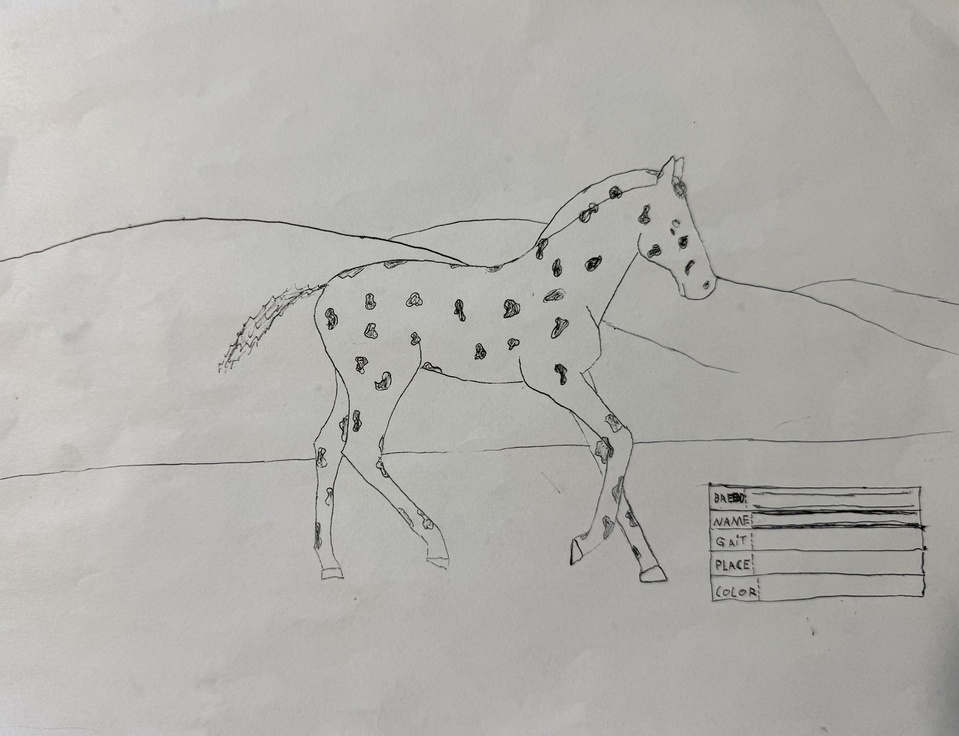
#> input picture ec64d958-a8f4-4213-bb5d-a17e94606b99.jpeg, 959 x 736 px, shrunk from 4908 x 3765 before the run
$ python edit_horse.py
#> lines starting #> are read from the running program, lines starting #| are printed output that depends on the picture; after the words box and inside, x2 and y2 are one past the last pixel; in counts of white or black regions, pixels touching at a corner belong together
from PIL import Image, ImageEnhance, ImageFilter
import sys

# Get filename from command line or use default
if len(sys.argv) > 1:
    img_path = sys.argv[1]
else:
    img_path = "ec64d958-a8f4-4213-bb5d-a17e94606b99.jpeg"

try:
    img = Image.open(img_path).convert("L")  # Open as Grayscale
except FileNotFoundError:
    print(f"Error: File '{img_path}' not found.")
    print("Make sure the file is in the same folder as this script.")
    sys.exit(1)

# --- 1. ENHANCE LINES (Darken + Sharpen) ---
# Increase contrast first
enhancer = ImageEnhance.Contrast(img)
enhanced = enhancer.enhance(3.0)  # Boost contrast by 3x
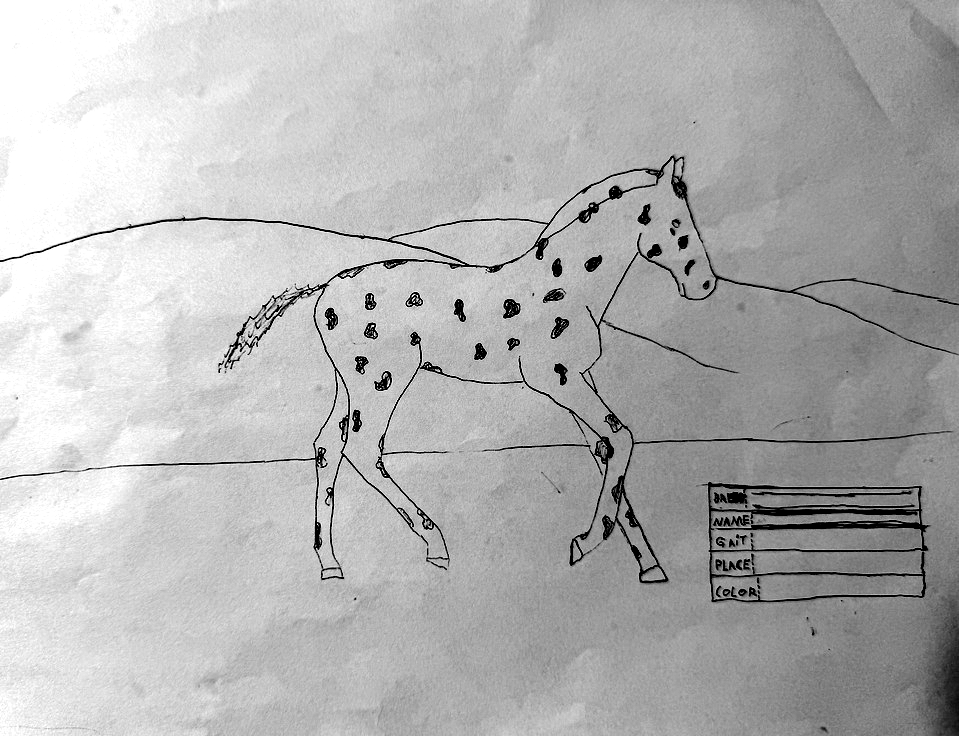
#> enhanced: PIL image 959x736 L; min 0, max 255, mean 178.4

# Sharpen the image
sharpened = enhanced.filter(ImageFilter.SHARPEN)

# Darken the lines further by adjusting brightness
enhancer2 = ImageEnhance.Brightness(sharpened)
final = enhancer2.enhance(0.8)  # Make it slightly darker
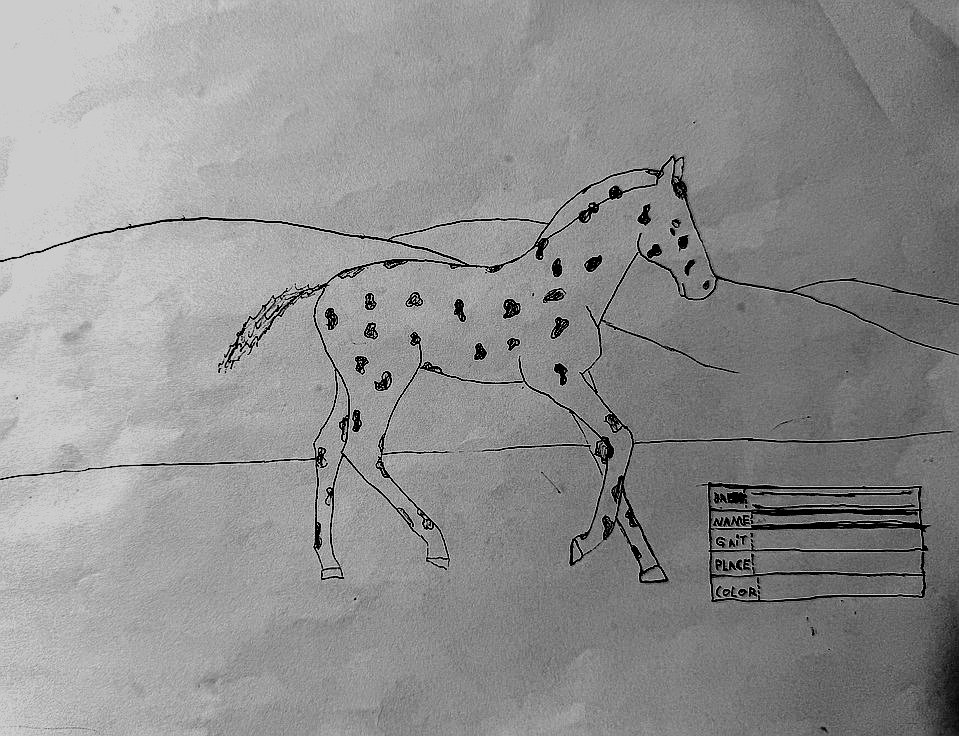
#> final: PIL image 959x736 L; min 0, max 204, mean 143

# --- 2. CROP EXTRA EDGES ---
# Find the bounding box of non-white pixels
# Convert to binary: 0 for white, 1 for dark
binary = final.point(lambda x: 255 if x > 20 else 0)
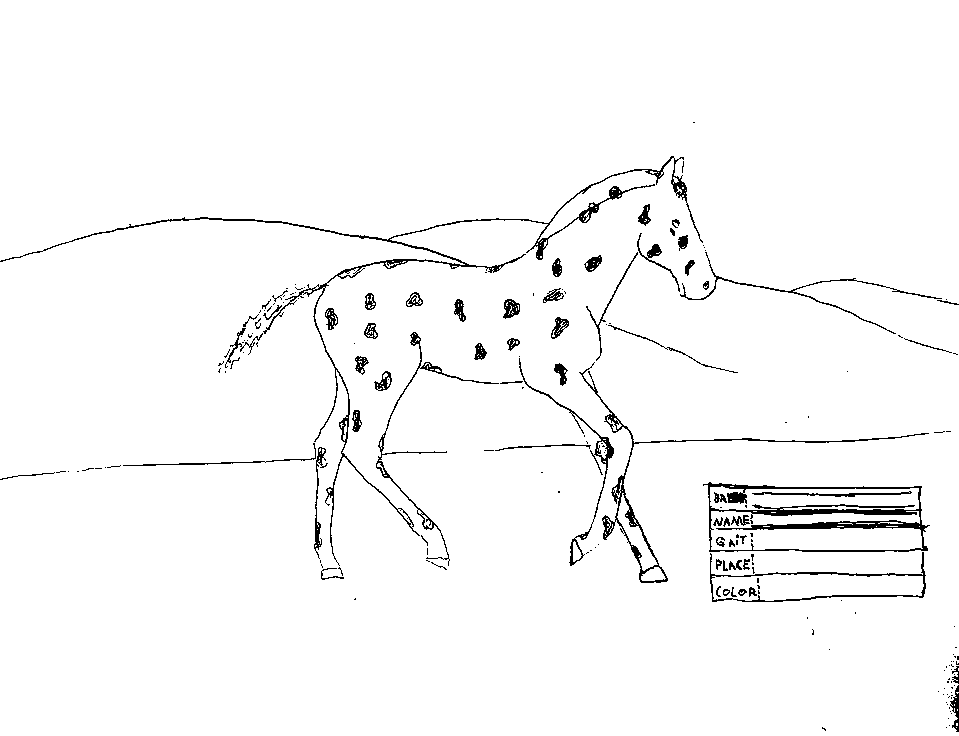
#> binary: PIL image 959x736 L; 97.3% white; black in thin lines or dots, all inside (x1, y1, x2, y2) = (0, 122, 959, 732)

# Get all pixel coordinates where pixel is not white (255)
width, height = binary.size
#> width = 959; height = 736
non_white = []
for y in range(height):
    for x in range(width):
        if binary.getpixel((x, y)) != 255:
            non_white.append((x, y))

if not non_white:
    print("No content found in image.")
    sys.exit(1)

# Calculate bounding box
min_x = min(p[0] for p in non_white)
#> min_x = 0
min_y = min(p[1] for p in non_white)
#> min_y = 122
max_x = max(p[0] for p in non_white)
#> max_x = 958
max_y = max(p[1] for p in non_white)
#> max_y = 731

# Add a small margin (10 pixels)
margin = 10
min_x = max(0, min_x - margin)
min_y = max(0, min_y - margin)
#> min_y = 112
max_x = min(width, max_x + margin)
#> max_x = 959
max_y = min(height, max_y + margin)
#> max_y = 736

# Crop
cropped = final.crop((min_x, min_y, max_x, max_y))
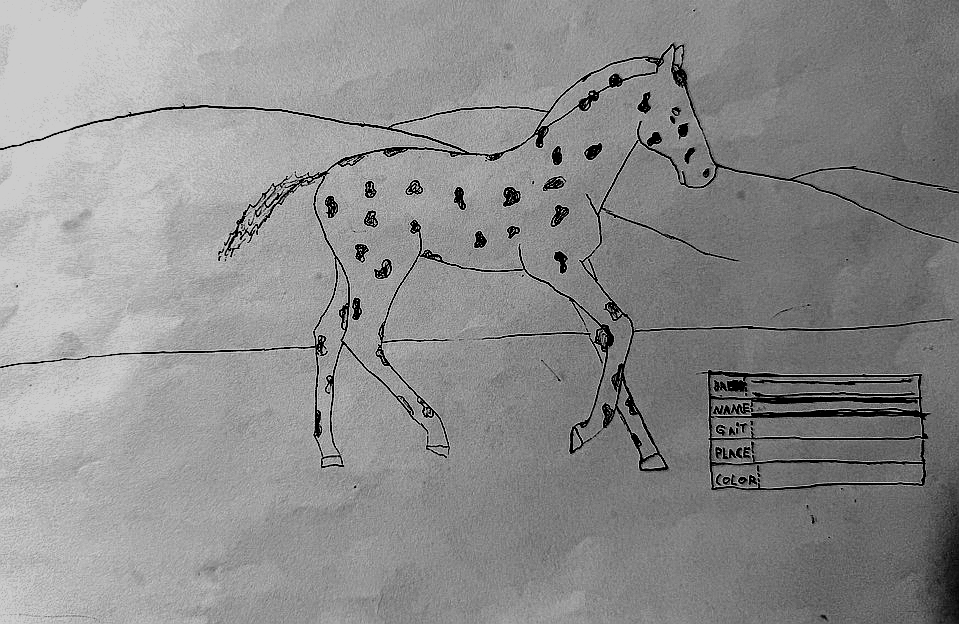
#> cropped: PIL image 959x624 L; min 0, max 204, mean 140.6

# Save with your desired name
cropped.save("knabstrupper_horse.jpeg")
print("✅ Done! Saved as 'knabstrupper_horse.jpeg'")
